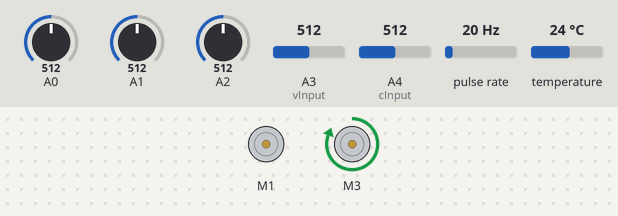
A sketch run on a simulated Arduino Uno, built with avr-gcc and run on an emulated ATmega328P. On the bench: 2 × DC motor (green arrow = forward, orange = backward, longer = faster). Wiring (inferred from the names in the program): pulse sensor: data pin 3. The test bench sets the inputs (shaded band); at power-on: A0 = 512, A1 = 512, A2 = 512, A3 (vInput) = 512, A4 (cInput) = 512, pulse rate 20 Hz, temperature 24 °C. What the sketch prints to the serial monitor is not drawn.

Above: at 0.1 s.
Timing chart, 0 to 1.6 s (numbered marks = the images above):
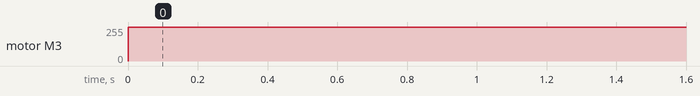

Measured:
- by itself, motor M3: stopped → forward 255/255 at 0.00 s

The sketch:

Digital_Twin_Final_Code.ino
```cpp
//beginning stuff (defining and including library stuff)

// moving the motor stuff
#include <AFMotor.h>
AF_DCMotor motor(1, MOTOR12_64KHZ); // create motor #1, 64KHz pwm (make more motors by reinputing this code)
AF_DCMotor motor3(3, MOTOR12_64KHZ);

// temperature sensor stuff
#include <OneWire.h>
int DS18S20_Pin = 5; //DS18S20 Signal pin on digital 2
//Temperature chip i/o
OneWire ds(DS18S20_Pin);  // on digital pin 2

// encoder stuff
#define ENCODEROUTPUT 700
const int HALLSEN_A = 3; // Hall sensor A connected to pin 3 (external interrupt)
volatile long encoderValue = 0;
int interval = 1000;
long previousMillis = 0;
long currentMillis = 0;
int rpm = 0;
boolean measureRpm = false;
int motorPwm = 0;

// accelerometer stuff
const int xInput = A0;
const int yInput = A1;
const int zInput = A2;
// initialize minimum and maximum Raw Ranges for each axis
int RawMin = 0;
int RawMax = 1023;
// Take multiple samples to reduce noise
const int sampleSize = 10;
// voltage/current reading stuff
const int vInput = A3;
const int cInput = A4;
//--------------------------------------------------------------------------------------------------------

void setup() {
  Serial.begin(250000);// set up Serial library at 9600 bps

// encoder setup stuff
  EncoderInit();//Initialize the module
   encoderValue = 0;
   previousMillis = millis();

// motor move setup stuff
  // set the speed to 200/255 (highest is 255)
  motor.setSpeed(255);
  motor3.setSpeed(255);

// accelerometer setup stuff
  analogReference(EXTERNAL);
}

//---------------------------------------------------------------------------------------------------------

//temp sense function
float getTemp(){
  //returns the temperature from one DS18S20 in DEG Celsius
  byte data[12];
  byte addr[8];
  if ( !ds.search(addr)) {
      //no more sensors on chain, reset search
      ds.reset_search();
      return -1000;
  }
  if ( OneWire::crc8( addr, 7) != addr[7]) {
      Serial.println("CRC is not valid!");
      return -1000;
  }
  if ( addr[0] != 0x10 && addr[0] != 0x28) {
      Serial.print("Device is not recognized");
      return -1000;
  }
  ds.reset();
  ds.select(addr);
  ds.write(0x44,1); // start conversion, with parasite power on at the end
  byte present = ds.reset();
  ds.select(addr);
  ds.write(0xBE); // Read Scratchpad
  for (int i = 0; i < 9; i++) { // we need 9 bytes
    data[i] = ds.read();
  }
  ds.reset_search();
  byte MSB = data[1];
  byte LSB = data[0];
  float tempRead = ((MSB << 8) | LSB); //using two's compliment
  float TemperatureSum = tempRead / 16;
  return TemperatureSum;
}

// -----------------------------------------------------------------------------------------------------

void loop() {

// motor move loop stuff
  // change BACKWARD or FORWARD for direction change
  motor3.run(FORWARD);

  float temperature = getTemp();
  //Serial.print("Celsius:");
  Serial.print(temperature);
  Serial.print(" ");
    delay(500);

// encoder loop stuff
  currentMillis = millis(); // Update RPM value on every second
  if (currentMillis - previousMillis > interval) {
    previousMillis = currentMillis;
    // Revolutions per minute (RPM) =
    // (total encoder pulse in 1s / motor encoder output) x 60s <--THIS IS WHAT THE RPM EQUATION IS
    rpm = (float)(encoderValue * 60 / ENCODEROUTPUT);
    // Only update display when there is readings
    if ( rpm > 0) {
      //Serial.print("RPM:");
      Serial.print(rpm);
      Serial.print(" ");
      delay(500);
      }
    encoderValue = 0;
  }

// accelerometer loop stuff
  //Read raw values
  int xRaw = ReadAxis(xInput);
  int yRaw = ReadAxis(yInput);
  int zRaw = ReadAxis(zInput);
  // Convert raw values to 'milli-Gs"
  long xScaled = map(xRaw, RawMin, RawMax, -3000, 3000);
  long yScaled = map(yRaw, RawMin, RawMax, -3000, 3000);
  long zScaled = map(zRaw, RawMin, RawMax, -3000, 3000);
  // re-scale to fractional Gs
  float xAccel = xScaled / 1000.0;
  float yAccel = yScaled / 1000.0;
  float zAccel = zScaled / 1000.0;
  // X:863,Y:731,Z:718
  //Serial.print("X:");
  Serial.print(xRaw);
  Serial.print(" ");
  //Serial.print("Y:");
  Serial.print(yRaw);
  Serial.print(" ");
  //Serial.print("Z:");
  Serial.print(zRaw);
  Serial.print(" ");
  delay(500);

// voltage/current read loop stuff
  long voltage = analogRead(vInput);
  Serial.print(voltage);
  long current = analogRead(cInput);
  Serial.print(" ");
  Serial.print(current);
  Serial.println(" ");
}

// ----------------------------------------------------------------------------------------------------------

//encoder functions stuff
void EncoderInit()
{
// Attach interrupt at hall sensor A on each rising signal
  attachInterrupt(digitalPinToInterrupt(HALLSEN_A), updateEncoder, RISING);
}
void updateEncoder()
{
  // Add encoderValue by 1, each time it detects rising signal
  // from hall sensor A
  encoderValue++;
}

// ----------------------------------------------------------------------------------------------------------------

// accelerometer functions stuff
// Take samples and return the average
int ReadAxis(int axisPin)
{
  long reading = 0;
  analogRead(axisPin);
  delay(1);
  for (int i = 0; i < sampleSize; i++)
  {
  reading += analogRead(axisPin);
  }
  return reading/sampleSize;
}

// ----------------------------------------------------------------------------------------------------------------
```
